Frame 1 (no input): blank canvas, image omitted
Frame 60 (no input): blank canvas, image omitted
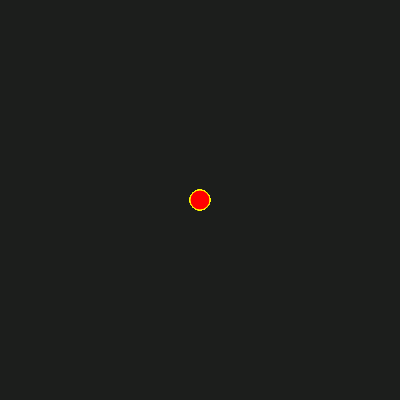
Frame 120 (the mouse pressed at the canvas centre since frame 60)

The p5.js sketch whose frames 1 and 60 were blank and that drew this single picture after the mouse press (run headless with seeded random() and noise() and a simulated clock; from frame 60 on, the mouse is pressed at the canvas centre):

// p5.js sketch
// ── sketch.js
function setup() {
    createCanvas(400, 400);
    background ("rgb(28,30,28)");
    
  }
  
  function draw() {
    stroke("yellow");
    fill("red");
    
    
    if (mouseIsPressed) {
      circle(mouseX, mouseY, 20);
    }
  }
  
